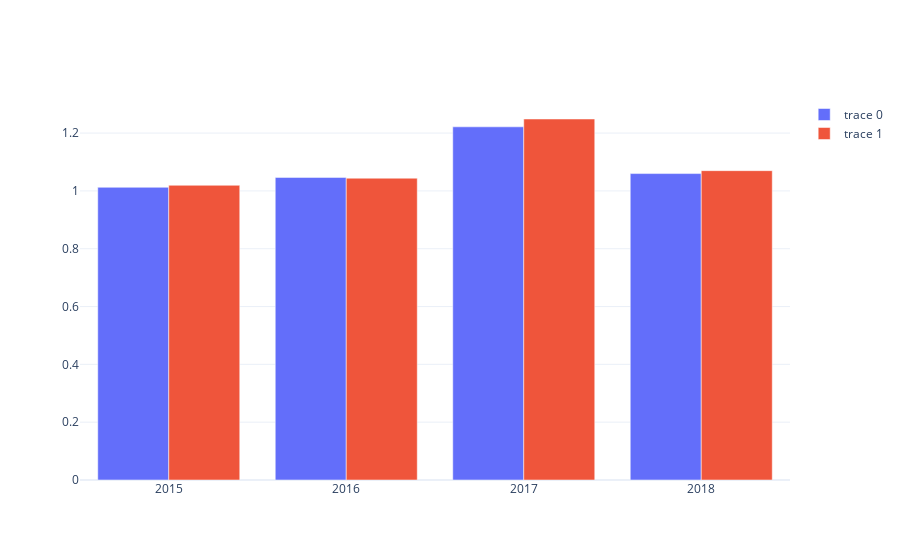

This figure's notebook cell:
### Code cell
mask_estados = (df.type == 'conventional') & df.region.isin(lista_estados)
mask_regiao = (df.type == 'conventional') & df.region.isin(lista_regioes)
mask_total = (df.type == 'conventional') & (df.region == 'TotalUS')


average_price_total   = df.loc[mask_total,['date','average_price']].groupby('date')['average_price'].mean()  
average_price_estados = df.loc[mask_regiao, ['date','average_price']].groupby('date')['average_price'].mean()
average_price_regioes = df.loc[mask_estados,['date','average_price']].groupby('date')['average_price'].mean()

average_price_regioes = average_price_regioes.groupby(average_price_regioes.index.year).mean()
average_price_estados = average_price_estados.groupby(average_price_estados.index.year).mean()
average_price_total = average_price_total.groupby(average_price_total.index.year).mean()

_df = df.sample(frac=0.3)

mask_estados = (_df.type == 'conventional') & df.region.isin(lista_estados)
mask_regiao  = (_df.type == 'conventional') & df.region.isin(lista_regioes)
mask_total   = (_df.type == 'conventional') & (df.region == 'TotalUS')


_average_price_total    = _df.loc[mask_total,['date','average_price']].groupby('date')['average_price'].mean()  
_average_price_estados  = _df.loc[mask_regiao, ['date','average_price']].groupby('date')['average_price'].mean()
_average_price_regioes  = _df.loc[mask_estados,['date','average_price']].groupby('date')['average_price'].mean()

_average_price_regioes  = _average_price_regioes.groupby(_average_price_regioes.index.year).mean()
_average_price_estados  = _average_price_estados.groupby(_average_price_estados.index.year).mean()
_average_price_total    = _average_price_total.groupby(_average_price_total.index.year).mean()


fig = make_subplots(rows=1,cols=1)

fig.add_trace(
    go.Bar(
        x=average_price_total.index,
        y=average_price_total
    ),row=1,col=1
)

#fig.add_trace(
#    go.Bar(
#        x=average_price_regioes.index,
#        y=average_price_regioes
#    ),row=2,col=1
#)
#
#fig.add_trace(
#    go.Bar(
#        x=average_price_estados.index,
#        y=average_price_estados
#    ),row=3,col=1
#)

# Sample



fig.add_trace(
    go.Bar(
        x=_average_price_total.index,
        y=_average_price_total
    ),row=1,col=1
)

#fig.add_trace(
#    go.Bar(
#        x=_average_price_regioes.index,
#        y=_average_price_regioes
#    ),row=2,col=1
#)
#
#fig.add_trace(
#    go.Bar(
#        x=_average_price_estados.index,
#        y=_average_price_estados
#    ),row=3,col=1
#)

### Figure 1 — Plotly figure (JSON) as saved in the notebook; plotly's stock layout.template omitted (floating-point values rounded to 4 significant figures)
{"data": [{"type": "bar", "x": [2015, 2016, 2017, 2018], "xaxis": "x", "y": [1.012, 1.047, 1.222, 1.06], "yaxis": "y"}, {"type": "bar", "x": [2015, 2016, 2017, 2018], "xaxis": "x", "y": [1.019, 1.044, 1.249, 1.07], "yaxis": "y"}], "layout": {"xaxis": {"anchor": "y", "domain": [0, 1]}, "yaxis": {"anchor": "x", "domain": [0, 1]}}}
